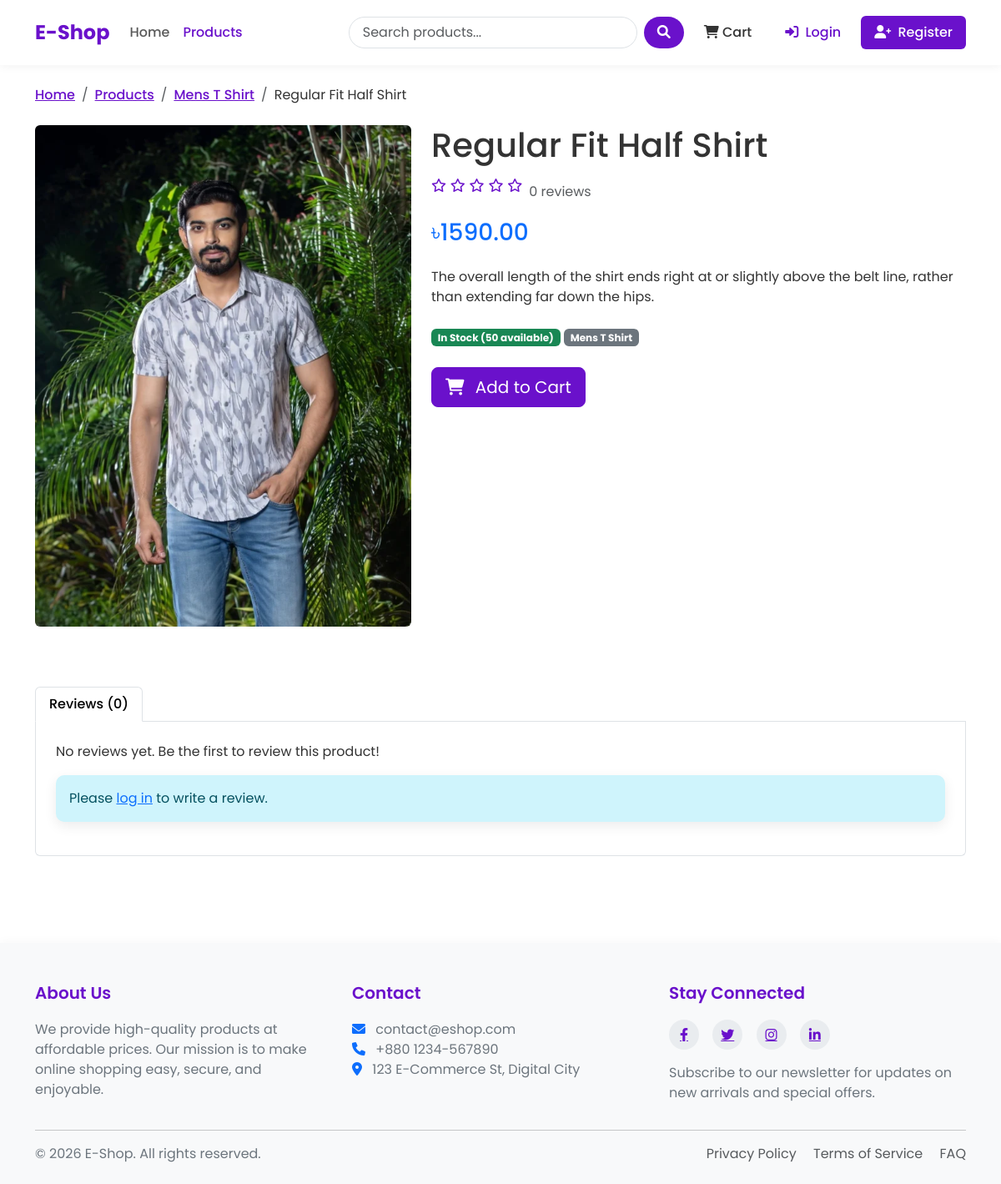
/products/detail/regular-fit-half-shirt/, run on the app's committed database.
### shop/models.py (models this page shows, shortened)
class Product(models.Model):
     name = models.CharField(max_length=100)
     slug = models.SlugField(max_length=100,unique=True)
     category = models.ForeignKey(Category,on_delete=models.CASCADE,related_name='products')
     description = models.TextField()
     price = models.DecimalField(max_digits=10,decimal_places=2)
     stock = models.PositiveBigIntegerField(default=1)
     available = models.BooleanField(default=True)
     created = models.DateTimeField(auto_now_add=True)
     updated = models.DateTimeField(auto_now=True)
     image = models.ImageField(upload_to='products/%Y/%m/%d')
     def average_rating(self):
            ratings = self.ratings.all()
            if ratings.count() > 0:
                return sum([rating.rating for rating in ratings])/ratings.count()
            return 0

class Category(models.Model):
      name = models.CharField(max_length=100)
      slug = models.SlugField(max_length=100,unique=True)
      description = models.TextField(blank=True)
      class Meta:
            verbose_name_plural = 'categories'

### shop/views.py (the view)
# urls.py: path('products/detail/<slug:slug>/', views.product_detail, name = 'product_detail'),
def product_detail(request,slug):
    product = get_object_or_404(models.Product,slug=slug,available=True)
    related_products = models.Product.objects.filter(category = product.category).exclude(id=product.id)
    user_rating = None
    if request.user.is_authenticated:
        try:
            user_rating = models.Rating.objects.get(product=product,user=request.user)
        except models.Rating.DoesNotExist:
              pass
    rating_form = RatingForm(instance=user_rating)
    return render(request,'shop/product_detail.html',{
        'product':product,
        'related_products':related_products,
        'user_rating':user_rating,
        'rating_form':rating_form
    })

### shop/forms.py
class RatingForm(forms.ModelForm):
    class Meta:
        model = Rating
        fields = ['rating','comment']
        widgets = {
            'rating': forms.Select(choices=[(i, i) for i in range(1, 6)]),
            'comment': forms.Textarea(attrs={'rows': 4})
        }

### shop/context_processors.py (called while the page is built)
def cart_items_count(request):
    if request.user.is_authenticated:
       try:
           cart = Cart.objects.get(user=request.user)
           return {'cart_items_count' : cart.cart_items_count}
       except Cart.DoesNotExist:
           {'cart_items_count':0}
    return {'cart_items_count':0}

### shop/templates/shop/product_detail.html (shortened to what this page needs)
{% extends 'base.html' %}
{% block content %}
<nav aria-label="breadcrumb">
    <ol class="breadcrumb">
        <li class="breadcrumb-item"><a href="{% url 'home' %}">Home</a></li>
        <li class="breadcrumb-item"><a href="{% url 'product_list' %}">Products</a></li>
        <li class="breadcrumb-item"><a href="{% url 'product_list_by_category' product.category.slug %}">{{ product.category.name }}</a></li>
        <li class="breadcrumb-item active" aria-current="page">{{ product.name }}</li>
    </ol>
</nav>
<div class="row">
    <div class="col-md-5 mb-4">
        {% if product.image %}
        <img src="{{ product.image.url }}" class="img-fluid rounded" alt="{{ product.name }}">
        {% else %}
        <div class="bg-light text-center p-5 rounded">
            <i class="fas fa-image fa-5x text-muted"></i>
        </div>
        {% endif %}
    </div>
    <div class="col-md-7">
        <h1 class="mb-3">{{ product.name }}</h1>
        <div class="d-flex align-items-center mb-3">
            <div class="rating me-2">
                {% for i in "12345" %}
                {% if forloop.counter <= product.average_rating %}
                <i class="fas fa-star"></i>
                {% else %}
                <i class="far fa-star"></i>
                {% endif %}
                {% endfor %}
            </div>
            <span class="text-muted">{{ product.ratings.count }} review{{ product.ratings.count|pluralize }}</span>
        </div>
        <h2 class="h3 text-primary mb-4">৳{{ product.price }}</h2>
        <p class="mb-4">{{ product.description }}</p>
        <div class="mb-4">
            <span class="badge bg-{% if product.stock > 0 %}success{% else %}danger{% endif %}">
                {% if product.stock > 0 %}In Stock ({{ product.stock }} available){% else %}Out of Stock{% endif %}
            </span>
            <span class="badge bg-secondary">{{ product.category.name }}</span>
        </div>
        {% if product.stock > 0 %}
        <form action="{% url 'cart_add' product.id %}" method="post" class="mb-4">
            <button type="submit" class="btn btn-primary btn-lg">
                <i class="fas fa-shopping-cart me-2"></i> Add to Cart
            </button>
        </form>
        {% endif %}
    </div>
</div>
<div class="row mt-5">
    <div class="col-12">
        <ul class="nav nav-tabs" id="productTabs" role="tablist">
            <li class="nav-item" role="presentation">
                <button class="nav-link active" id="reviews-tab" data-bs-toggle="tab" data-bs-target="#reviews"
                        type="button" role="tab" aria-controls="reviews" aria-selected="true">
                    Reviews ({{ product.ratings.count }})
                </button>
            </li>
        </ul>
        <div class="tab-content p-4 border border-top-0 rounded-bottom" id="productTabsContent">
            <div class="tab-pane fade show active" id="reviews" role="tabpanel" aria-labelledby="reviews-tab">
                {% if product.ratings.count > 0 %}
                <div class="mb-4">
                    <h4>Customer Reviews</h4>
                    {% for rating in product.ratings.all %}
                    <div class="card mb-3">
                        <div class="card-body">
                            <div class="d-flex justify-content-between align-items-center mb-2">
                                <h5 class="mb-0">{{ rating.user.username }}</h5>
                                <div class="rating">
                                    {% for i in "12345" %}
                                    {% if forloop.counter <= rating.rating %}
                                    <i class="fas fa-star"></i>
                                    {% else %}
                                    <i class="far fa-star"></i>
                                    {% endif %}
                                    {% endfor %}
                                </div>
                            </div>
                            <p class="text-muted small mb-2">{{ rating.created|date:"F d, Y" }}</p>
                            <p class="mb-0">{{ rating.comment }}</p>
                        </div>
                    </div>
                    {% endfor %}
                </div>
                {% else %}
                <p>No reviews yet. Be the first to review this product!</p>
                {% endif %}
                {% if user.is_authenticated %}
                    {% if user_rating %}
                    <h4>Your Review</h4>
                    <div class="card mb-3">
                        <div class="card-body">
                            <div class="d-flex justify-content-between align-items-center mb-2">
                                <div class="rating">
                                    {% for i in "12345" %}
                                    {% if forloop.counter <= user_rating.rating %}
                                    <i class="fas fa-star"></i>
                                    {% else %}
                                    <i class="far fa-star"></i>
                                    {% endif %}
                                    {% endfor %}
                                </div>
                                <a href="{% url 'rate_product' product.id %}" class="btn btn-sm btn-outline-primary">
                                    Edit Review
                                </a>
                            </div>
                            <p class="mb-0">{{ user_rating.comment }}</p>
                        </div>
                    </div>
                    {% else %}
                    <div class="card">
                        <div class="card-body">
                            <h4>Write a Review</h4>
                            <p>Have you purchased this product? Share your thoughts with other customers!</p>
                            <a href="{% url 'rate_product' product.id %}" class="btn btn-primary">Write a Review</a>
                        </div>
                    </div>
                    {% endif %}
                {% else %}
                <div class="alert alert-info">
                    Please <a href="{% url 'login' %}?next={{ request.path }}">log in</a> to write a review.
                </div>
                {% endif %}
            </div>
        </div>
    </div>
</div>
{% endblock %}

### shop/templates/shop/product_detail.html (style rules this page uses)
.breadcrumb-item a { color: var(--primary-color); font-weight: 500; }
.breadcrumb-item.active { color: var(--text-color); }
.breadcrumb { background-color: transparent; padding: 0; margin-bottom: 1.5rem; }
.rating { display: flex; align-items: center; gap: 0.3rem; margin-bottom: 1rem; }
.rating i { color: var(--primary-color); }

### templates/base.html (style rules this page uses)
:root { --primary-color: #6a11cb; --primary-dark: #5a0cb8; --primary-light: #7c4ddb; --secondary-color: #2575fc; --text-color: #333333; --text-light: #6c757d; --bg-light: #f8f9fa; --border-radius: 10px; --box-shadow: 0 5px 15px rgba(0,0,0,0.08); }
body { font-family: 'Poppins', sans-serif; color: var(--text-color); display: flex; flex-direction: column; min-height: 100vh; }
.nav-link { font-weight: 500; padding: 0.5rem 1rem; transition: all 0.3s ease; }
.rating { color: #ffc107; }
.btn-primary { background-color: var(--primary-color); border-color: var(--primary-color); }
.alert { border-radius: var(--border-radius); box-shadow: var(--box-shadow); border: none; }

### data on the page
Product: category.name "Mens T Shirt", name "Regular Fit Half Shirt", image (picture), ratings.count "0", price "1590.00", description "The overall length of the shirt ends right at or slightly above the belt line, rather than extending far down the hips.", stock "50"
